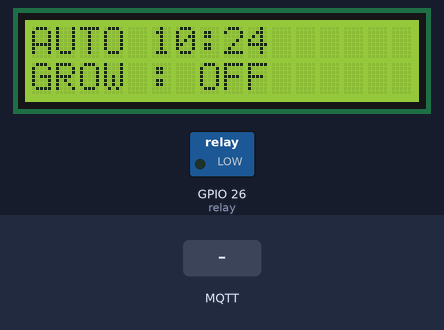
This program was run on a simulated ESP32 board running MicroPython. Shown: 16×2 character LCD, switched loads named in the program (green lamp = pin HIGH). The inputs (shaded band) are chosen by the test bench. WiFi joins after 1.5 s; the clock reads 2024-03-15 10:24:30 at power-on unless the program sets it; no MQTT or app messages arrive unless stated; library files of the repository ran but are not shown: i2c_lcd.py; what the program prints to the serial console is not drawn.

Above: at 4.4 s.
4.5 s: MQTT message "mode" arrives on the first subscribed topic
9.8 s: MQTT message "1" arrives on the first subscribed topic
Timing chart, 0 to 12.8 s (numbered marks = the images above; inputs shaded):
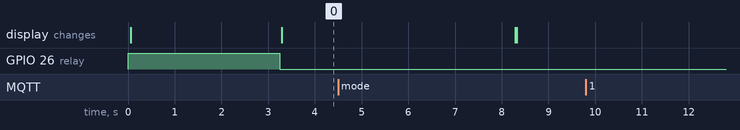

The program:

main.py
```python
# ==========================================
# Imports
# ==========================================
from configi import (
    DEVICE_ID,
    MQTT_TOPIC_SENSOR,
    MQTT_TOPIC_CONTROL,
    MQTT_TOPIC_TIME_REQUEST,
    MQTT_TOPIC_TIME_RESPONSE,
    START_HOUR,
    START_MINUTE,
    END_HOUR,
    END_MINUTE
)

from machine import RTC
from wifi import connect
from mqtt_client import MQTTManager

from relay import turn_on, turn_off, is_on
from light_sensor import is_dark
from lcd import (
    startup,
    update_display,
    show_wifi_error,
    show_mqtt_error,
    show_status
)
import network
import gc
import time
import json

# ==========================================
# Controller State
# ==========================================

mode = "AUTO"
manual_light = False
rtc = RTC()

# ==========================================
# MQTT Callback
# ==========================================

def mqtt_callback(topic, msg):

    global mode
    global manual_light

    try:

        data = json.loads(msg)

        # ==========================================
        # TIME RESPONSE
        # ==========================================

        if topic.decode() == MQTT_TOPIC_TIME_RESPONSE:

            rtc.datetime((
                data["year"],
                data["month"],
                data["day"],
                data["weekday"],
                data["hour"],
                data["minute"],
                data["second"],
                0
            ))

            print(
                "RTC Updated:",
                data["hour"],
                data["minute"],
                data["second"]
            )

            return

        # ==========================================
        # DEVICE CONTROL
        # ==========================================

        if data.get("device_id") != DEVICE_ID:
            return

        if "mode" in data:

            mode = data["mode"].upper()

            if mode == "MANUAL":
                manual_light = is_on()

            print("Mode changed to:", mode)

        if mode == "MANUAL" and "light" in data:

            manual_light = data["light"]

            print("Manual Light:", manual_light)

    except Exception as e:

        print("MQTT Callback Error:", e)


# ==========================================
# Reconnect Functions
# ==========================================

def reconnect_wifi():

    print("Wi-Fi Lost... Reconnecting")
    global wlan
    while True:

        try:

            connect()
            print("Wi-Fi Reconnected")
            return

        except Exception as e:

            print("Wi-Fi Retry Failed:", e)
            show_wifi_error()
            time.sleep(5)


def reconnect_mqtt():

    print("MQTT Lost... Reconnecting")

    while True:

        try:

            mqtt.connect()

            mqtt.set_callback(mqtt_callback)

            mqtt.subscribe(MQTT_TOPIC_CONTROL)
            mqtt.subscribe(MQTT_TOPIC_TIME_RESPONSE)

            mqtt.publish(
                MQTT_TOPIC_TIME_REQUEST,
                json.dumps({
                    "device_id": DEVICE_ID
                })
            )

            print("MQTT Reconnected")
            print("Time re-synchronization requested")

            return

        except Exception as e:

            print("MQTT Retry Failed:", e)

            show_mqtt_error()

            time.sleep(5)

# ==========================================
# Initialize
# ==========================================

gc.enable()

print("Connecting Wi-Fi...")
wlan = connect()
print("Connecting MQTT...")
mqtt = MQTTManager()
mqtt.connect()

mqtt.set_callback(mqtt_callback)

mqtt.subscribe(MQTT_TOPIC_CONTROL)
mqtt.subscribe(MQTT_TOPIC_TIME_RESPONSE)

mqtt.publish(
    MQTT_TOPIC_TIME_REQUEST,
    json.dumps({
        "device_id": DEVICE_ID
    })
)

print("Time synchronization requested")
for _ in range(10):

    mqtt.check_messages()

    time.sleep_ms(100)

startup()

print("Incubator Started")

last_publish = 0

# ==========================================
# Main Loop
# ==========================================

while True:
    try:
       # wlan = network.WLAN(network.STA_IF)

        if not wlan.isconnected():
            reconnect_wifi()

        try:
            mqtt.check_messages()
            if hasattr(mqtt, 'ping'):
                mqtt.ping()
            elif hasattr(mqtt, 'client') and hasattr(mqtt.client, 'ping'):
                mqtt.client.ping()

        except Exception as e:
            reconnect_mqtt()
            print("MQTT Check/Ping Failed:", e)

        # Controller

        if mode == "AUTO":

            current = time.localtime()

            current_minutes = current[3] * 60 + current[4]

            start_minutes = START_HOUR * 60 + START_MINUTE
            end_minutes = END_HOUR * 60 + END_MINUTE

            if start_minutes <= current_minutes < end_minutes:

                if is_dark():
                    turn_on()
                else:
                    turn_off()

            else:

                turn_off()

        else:

            if manual_light:
                turn_on()
            else:
                turn_off()


        # LCD

        current = time.localtime()

        update_display(
            mode,
            current[3],
            current[4],
            is_on()
        )

        # Publish status every minute
        if time.time() - last_publish >= 60:
            status = {
                "device_id": DEVICE_ID,
                "light": is_on(),
                "dark": is_dark(),
                "mode": mode
            }
            try:
                mqtt.publish(
                MQTT_TOPIC_SENSOR,
                json.dumps(status)
            )
            except Exception:
                reconnect_mqtt()

            last_publish = time.time()

        gc.collect()
        print("Free RAM:", gc.mem_free())
        time.sleep(5)

    except Exception as e:
        print("Error:", e)
        time.sleep(2)
```

configi.py
```python
# config.py
# Device ID
DEVICE_ID = "esp32_incubator"

# Wi-Fi
WIFI_SSID = "Hydroponics_LAB"
WIFI_PASSWORD = "hydroponic@123"

# MQTT
MQTT_BROKER = "192.168.0.101"     # Raspberry Pi IP
MQTT_PORT = 1883


# Topics
MQTT_TOPIC_SENSOR = "hydroponics/sensors"
MQTT_TOPIC_CONTROL = "hydroponics/control"
MQTT_TOPIC_TIME_REQUEST = "hydroponics/time/request"
MQTT_TOPIC_TIME_RESPONSE = "hydroponics/time/response"
# Incubator Schedule
START_HOUR = 5
START_MINUTE = 0

END_HOUR = 23
END_MINUTE = 0
```

wifi.py
```python
import network
import time
from configi import WIFI_SSID, WIFI_PASSWORD


def connect():
    wlan = network.WLAN(network.STA_IF)
    wlan.active(True)

    if wlan.isconnected():
        return wlan

    print("Connecting to Wi-Fi...")

    wlan.connect(WIFI_SSID, WIFI_PASSWORD)

    timeout = 15

    while timeout > 0:
        if wlan.isconnected():
            print("Wi-Fi Connected")
            print("IP:", wlan.ifconfig()[0])
            return wlan

        print(".", end="")
        time.sleep(1)
        timeout -= 1

    raise RuntimeError("Wi-Fi connection failed")
```

mqtt_client.py
```python
from umqtt.simple import MQTTClient
from configi import DEVICE_ID, MQTT_BROKER, MQTT_PORT


class MQTTManager:

    def __init__(self):
        self.client = MQTTClient(
            client_id=DEVICE_ID,
            server=MQTT_BROKER,
            port=MQTT_PORT
        )

    def connect(self):
        print("Connecting to MQTT...")
        self.client.connect()
        print("MQTT Connected")

    def publish(self, topic, message):
        self.client.publish(topic, message)

    def subscribe(self, topic):
        self.client.subscribe(topic)

    def set_callback(self, callback):
        self.client.set_callback(callback)

    def check_messages(self):
        self.client.check_msg()

    def disconnect(self):
        self.client.disconnect()
```

relay.py
```python
from machine import Pin

# ==========================================
# Grow Light Relay (Active LOW)
# ==========================================

RELAY_PIN = 26

relay = Pin(RELAY_PIN, Pin.OUT)

# Keep relay OFF at startup
relay.value(1)

# Internal state
_grow_light_on = False


def turn_on():
    global _grow_light_on

    relay.value(1)          # Active LOW
    _grow_light_on = True

    print("Grow Light ON")


def turn_off():
    global _grow_light_on

    relay.value(0)
    _grow_light_on = False

    print("Grow Light OFF")


def is_on():
    return _grow_light_on


def toggle():

    if is_on():
        turn_off()
    else:
        turn_on()
```

light_sensor.py
```python
from machine import Pin

# ==========================================
# Light Sensor (Digital Output)
# ==========================================

LIGHT_SENSOR_PIN = 34

sensor = Pin(LIGHT_SENSOR_PIN, Pin.IN)


def is_dark():
    """
    Returns True when it is DARK.
    Sensor logic:
        1 -> DARK
        0 -> BRIGHT
    """
    return sensor.value() == 1


def is_bright():
    return sensor.value() == 0


def read():
    return sensor.value()
```

lcd.py
```python
from machine import Pin, SoftI2C
from i2c_lcd import I2cLcd

# ==========================================
# LCD Configuration
# ==========================================

SDA_PIN = 21
SCL_PIN = 22

LCD_ADDR = 0x27

i2c = SoftI2C(
    scl=Pin(SCL_PIN),
    sda=Pin(SDA_PIN),
    freq=100000
)

lcd = I2cLcd(
    i2c,
    LCD_ADDR,
    2,
    16
)


def startup():

    lcd.clear()

    lcd.move_to(0, 0)
    lcd.putstr("Hydroponics")

    lcd.move_to(0, 1)
    lcd.putstr("Incubator")


def show_wifi_error():

    lcd.clear()

    lcd.putstr("WiFi Lost\nReconnect...")


def show_mqtt_error():

    lcd.clear()

    lcd.putstr("MQTT Lost\nReconnect...")

def show_status(message1, message2=""):

    lcd.clear()

    lcd.move_to(0, 0)
    lcd.putstr(message1[:16])

    lcd.move_to(0, 1)
    lcd.putstr(message2[:16])


def update_display(mode,
                   hour,
                   minute,
                   grow_light):

    lcd.clear()

    lcd.move_to(0, 0)

    lcd.putstr("{} {:02}:{:02}".format(
        mode,
        hour,
        minute
    ))

    lcd.move_to(0, 1)

    if grow_light:
        lcd.putstr("GROW : ON ")
    else:
        lcd.putstr("GROW : OFF")
```
